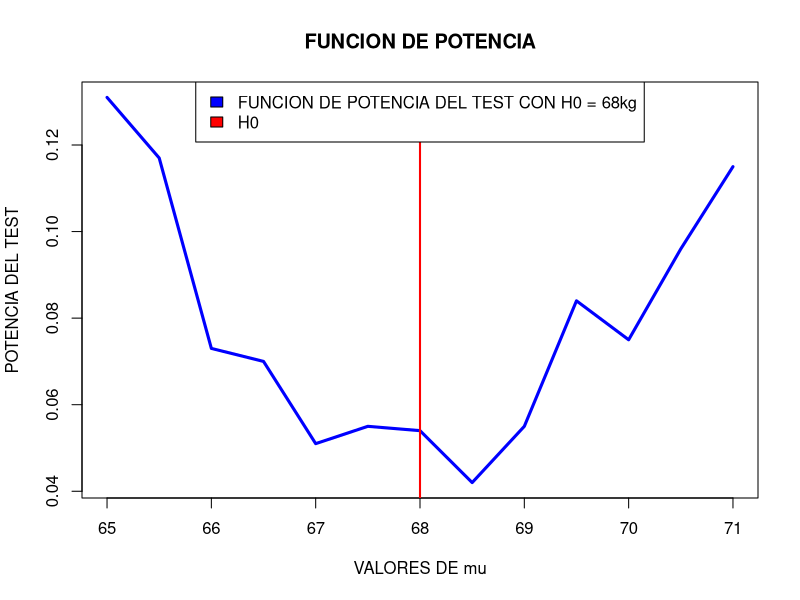
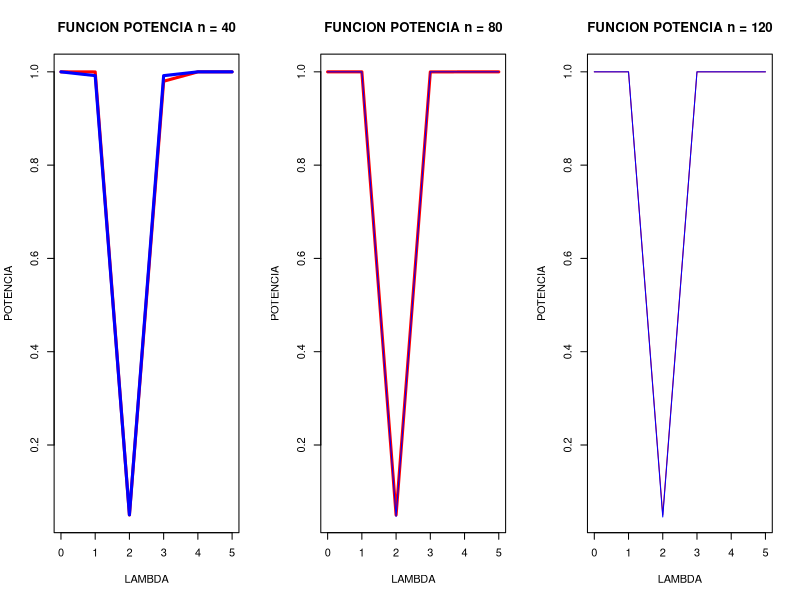

Write the R code that produced these figures, in order.
## ---- chunk 1
set.seed(5)
## ---- chunk 2

dame_estadistico_normalizado <- function(muestra_normal) {
  
  x_raya <- mean(muestra_normal)
  desvio_estimador_x_raya <- sd(muestra_normal) / sqrt(length(muestra_normal))
  
  return((x_raya - 68) / desvio_estimador_x_raya)
}

vector_estadisticos <- replicate(1000, dame_estadistico_normalizado(rnorm(n = 9, 
                                                                          mean = 67, 
                                                                          sd = 10)))

mean(vector_estadisticos > 2.31 | vector_estadisticos < -2.31)
## ---- chunk 3
cont <- 1
potencia <- c()

for(mu in seq(65, 71, by = 0.5)) {
  vector_estadisticos_2 <- replicate(1000, dame_estadistico_normalizado(rnorm(n = 9, mean = mu, sd = 10)))
  potencia[cont] <- mean(vector_estadisticos_2 > 2.31 | vector_estadisticos_2 < -2.31)
  cont <- cont + 1
}
## ---- chunk 4
plot(x = seq(65, 71, by = 0.5), y = potencia, xlab = "VALORES DE mu",
                main="FUNCION DE POTENCIA",
                ylab = "POTENCIA DEL TEST",
                lwd = 3, type = "l", col = "blue",
                ylim = c(range(potencia)))

abline(v = 68, col = "red", lwd = 2)

legend("top", 
       c("FUNCION DE POTENCIA DEL TEST CON H0 = 68kg",
         "H0"),
       fill = c("blue", "red"), cex = 1)
## ---- chunk 5
  
dame_potencia_z = function(lambda, cant_muestras = 40) { 
  
  mu = (lambda - 2) / (sqrt(2/cant_muestras))
  desvio_estimador = sqrt(lambda/2) 
  
  potencia_z = pnorm(q = -1.96, mean = mu, sd = desvio_estimador) + 
              (1 - (pnorm(q = 1.96, mean = mu, sd = desvio_estimador)))
  
  return(potencia_z)  
}

dame_potencia_t = function(lambda, cant_muestras = 40) { 
  
  mu = (lambda - 2) / (sqrt(2/cant_muestras))
  
  potencia_t = pt(q = -2.02, df = cant_muestras-1, ncp = mu) + 
              (1 - (pt(q = 2.02, df = cant_muestras-1, ncp = mu)))
  
  return(potencia_t)  
}



f = 1
c = 1
matriz_potencias_z = matrix(data = rep(0, 18), nrow = 3, ncol = 6, byrow = T)
matriz_potencias_t = matrix(data = rep(0, 18), nrow = 3, ncol = 6, byrow = T)

for(recorro_lambda in 0:5) {
  for(recorro_muestra in c(40, 80, 120)){
    matriz_potencias_z[f, c] = dame_potencia_z(lambda = recorro_lambda, 
                                            cant_muestras = recorro_muestra)
    matriz_potencias_t[f, c] = dame_potencia_t(lambda = recorro_lambda, 
                                            cant_muestras = recorro_muestra)
    f = f + 1
  }
  c = c + 1
  f = 1
}


par(mfrow = c(1,3))

plot(x = 0:5, y = matriz_potencias_z[1, ], main = "FUNCION POTENCIA n = 40",
     xlab = "LAMBDA", ylab = "POTENCIA", type = "l", col = "red", lwd = 3)
lines(0:5, y = matriz_potencias_t[1, ], col = "blue", lwd = 3)


plot(x = 0:5, y = matriz_potencias_z[2, ], main = "FUNCION POTENCIA n = 80",
     xlab = "LAMBDA", ylab = "POTENCIA", type = "l", col = "red", lwd = 3)
lines(0:5, y = matriz_potencias_t[2, ], col = "blue", lwd = 1)


plot(x = 0:5, y = matriz_potencias_z[3, ], main = "FUNCION POTENCIA n = 120",
     xlab = "LAMBDA", ylab = "POTENCIA", type = "l", col = "red", lwd = 1)
lines(0:5, y = matriz_potencias_t[3, ], col = "blue", lwd = 1)

# legend("topright", 
#        legend = c("Z", "T"),
#        fill = c("red", "blue"), cex = 0.8)
## ---- chunk 6

